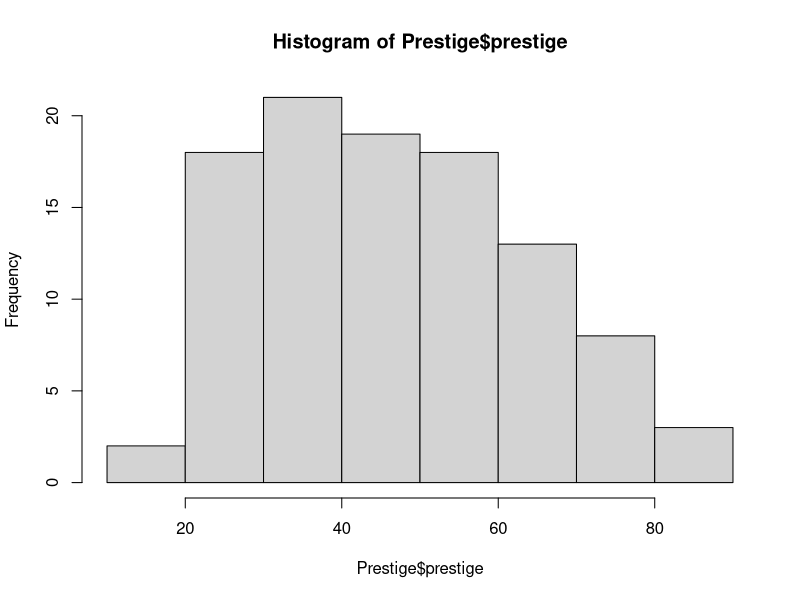
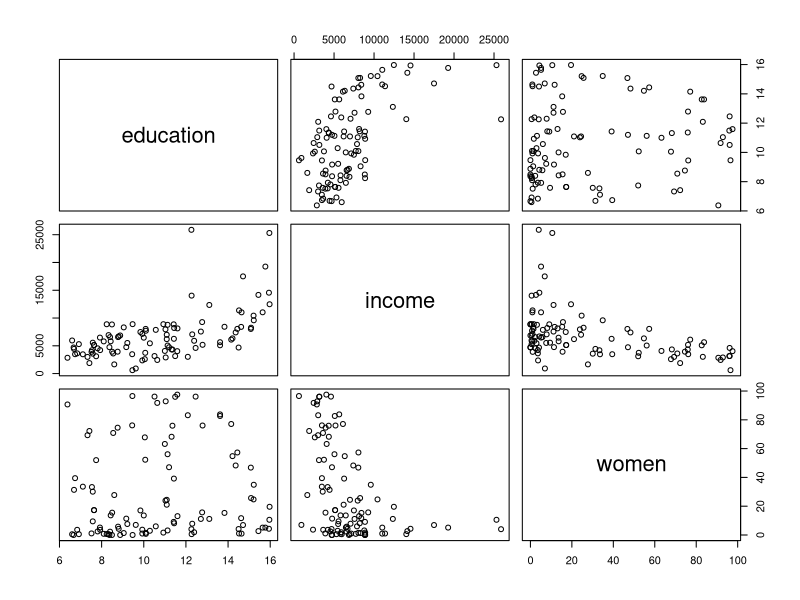

These charts were generated, in order, by the following R code:
library(car)

str(Prestige)

summary(Prestige$prestige)

hist(Prestige$prestige)

table(Prestige$type)

cor(Prestige$income, Prestige$education)

cor(Prestige[c("education","income","women")])

pairs(Prestige[c("education","income","women")])

library(stats)

prestige_model <- lm(prestige ~ ., data = Prestige)
# prestige_model <- lm(prestige ~ education + women + income + type + census, data = Prestige)

prestige_model

summary(prestige_model)
